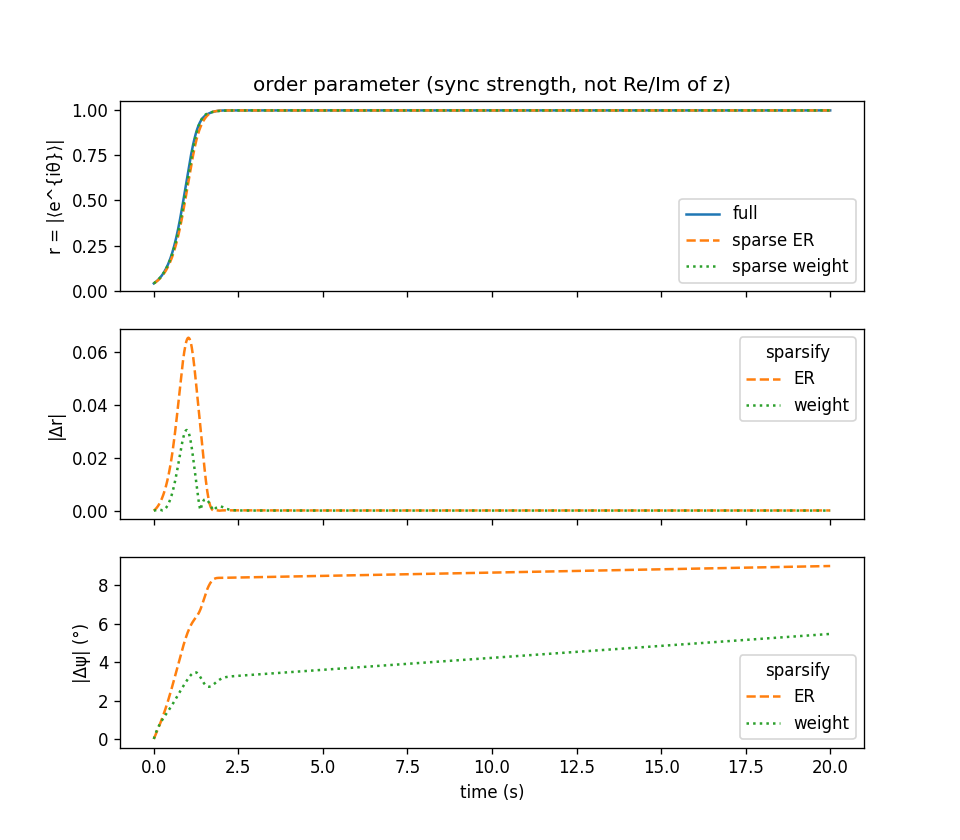

Reproduce this figure in Python.
import os

import numpy as np
from scipy.integrate import solve_ivp
import matplotlib.pyplot as plt
import networkx as nx


def fresh_seed():
    return int.from_bytes(os.urandom(8), 'big') % (2**63)

RUN_SEED = fresh_seed()
print(f'run seed: {RUN_SEED}')

N = 625
k_over_n = 0.01
K = k_over_n * N
q = 0.25


bool_plots = True

# time span
t_span = (0, 20) 
t_eval = np.linspace(0, 20, 1000)

#building different adjacency matricies:

#for the adjacency matrix: 
random_weights_std = 1.0

A_fc = np.ones((N, N)) - np.eye(N)

grid = nx.grid_2d_graph(int(np.sqrt(N)), int(np.sqrt(N)))
grid = nx.relabel_nodes(grid, {(r, c): r * int(np.sqrt(N)) + c for r in range(int(np.sqrt(N))) for c in range(int(np.sqrt(N)))})
A_square = nx.to_numpy_array(grid, dtype=int)


rng = np.random.default_rng(RUN_SEED) 
edge_density = 0.75  # fraction of possible undirected edges to keep
i, j = np.triu_indices(N, k=1)
exists = rng.random(len(i)) < edge_density #indicies of existing edges
weights = rng.lognormal(0, random_weights_std, len(i))

A_random_edges_unsymmetrized = np.zeros((N, N))
A_random_edges_unsymmetrized[i[exists], j[exists]] = 1
A_random_edges = A_random_edges_unsymmetrized + A_random_edges_unsymmetrized.T #symmetrize

A_random_edges_weights_unsymmetrized = np.zeros((N, N))
A_random_edges_weights_unsymmetrized[i[exists], j[exists]] = weights[exists]
A_random_edges_weights = A_random_edges_weights_unsymmetrized + A_random_edges_weights_unsymmetrized.T

W = rng.lognormal(0, random_weights_std, (N, N)) # mean, std, shape, lognormal is exp(normal_dist) so always positive, left heavy
W = (W + W.T) / 2; np.fill_diagonal(W, 0) # symmetrize and set diagonal to 0
A_random_weights = (np.ones((N, N)) - np.eye(N)) * W   # FC conncetivity, random strengths


A = A_random_weights  # A_fc, A_square, A_random_weights, A_random_edges, A_random_edges_weights

A_matrices_names = {
    'A_fc': A_fc,
    'A_square': A_square,
    'A_random_weights': A_random_weights,
    'A_random_edges': A_random_edges,
    'A_random_edges_weights': A_random_edges_weights,
}

A_name = next(name for name, mat in A_matrices_names.items() if mat is A)

def effective_resistance_sparsification(A, q, rng=None):
    if rng is None:
        rng = np.random.default_rng()
    N = A.shape[0]
    # L = D - A
    degree_matrix = np.diag(A.sum(1)) 
    graph_laplacian = degree_matrix - A
    graph_laplacian_psuedoinverse = np.linalg.pinv(graph_laplacian)
    effective_resistances = np.zeros((N,N))
    for i in range(N): #double for loop for now for readability, but there are more efficient ways 
        for j in range(N):
            e = np.zeros((N, 1))
            e[i, 0], e[j, 0] = 1, -1 # ei - ej
            effective_resistances[i,j] = (e.T @ graph_laplacian_psuedoinverse @ e).item() #item so its a number not a 1x1 matrix
    edge_i, edge_j = np.where(np.triu(A, 1))  # #np.triu(A, 1) keeps the upper triangle of A, excluding the diagonal
    we = A[edge_i, edge_j].astype(float) #we is the weight of the edge
    Re = we * effective_resistances[edge_i, edge_j]
    pe = Re / Re.sum() # the prob of sampling edge is the effective resistance * weight of that edge divided by the sum of the effective resistances * weights of all edges
    s = max(1, int(q * len(edge_i))) # number of edges to sampple is q times the number of edges in the original graph
    sparsified_matrix = np.zeros((N, N)) 
    for k in rng.choice(len(edge_i), s, replace=True, p=pe):
        w = we[k] / (s * pe[k]) #new weight is the old weight divided by the probability of sampling the edge and the number of edges to sample
        sparsified_matrix[edge_i[k], edge_j[k]] += w #add the new weight to the edge
        sparsified_matrix[edge_j[k], edge_i[k]] += w #undirected
    return sparsified_matrix


def weight_based_sparsification(A, q, rng=None): # only using edge weights, not effective resistance
    if rng is None:
        rng = np.random.default_rng()
    N = A.shape[0]
    edge_i, edge_j = np.where(np.triu(A, 1))
    we = A[edge_i, edge_j].astype(float)
    pe = we / we.sum()
    s = max(1, int(q * len(edge_i)))
    sparsified_matrix = np.zeros((N, N))
    for k in rng.choice(len(edge_i), s, replace=True, p=pe):
        w = we[k] / (s * pe[k])
        sparsified_matrix[edge_i[k], edge_j[k]] += w
        sparsified_matrix[edge_j[k], edge_i[k]] += w
    return sparsified_matrix


#loc is the mean, scale is the standard deviation
omega = rng.normal(loc=5.0, scale=0.5, size=N) # Intrinsic frequencies

sparsify_rng = np.random.default_rng(RUN_SEED + 1)
A_sparse_ER= effective_resistance_sparsification(A, q, sparsify_rng)
A_sparse_weight_based = weight_based_sparsification(A, q, sparsify_rng)

theta_0 = rng.uniform(0, 2*np.pi, N)           # Initial phases

def edges_from_A(A): # adjacency matrix to edges (i, j, weight), used in kuramoto_rhs instead of matmuls for speed
    """upper-triangle (i, j, weight) for undirected A."""
    ei, ej = np.where(np.triu(A, 1))
    return ei, ej, A[ei, ej].astype(float) # shape (E,), (E,), (E,) where E is the number of edges
    # for each edge that exists, return the indices of the nodes it connects and the weight of the edge


def weighted_degree(A):
    return np.maximum(A.sum(axis=1), 1e-12)


def kuramoto_rhs(t, theta, K, omega, edges, degree):
    """
    theta: (N,) phases; omega: (N,) natural frequencies.
    edges: (ei, ej, w) from edges_from_A)
    degree: (N,) weighted degree per node — normalizes coupling locally.
    """
    ei, ej, w = edges
    coupling = np.zeros(N)
    np.add.at(coupling, ei, w * np.sin(theta[ej] - theta[ei]))
    np.add.at(coupling, ej, w * np.sin(theta[ei] - theta[ej]))
    return omega + K * coupling / degree


def top_weight_edges(A, max_edges):
    """keep strongest edges so matplotlib stays responsive."""
    ei, ej, w = edges_from_A(A)
    if len(ei) <= max_edges:
        return ei, ej, w
    idx = np.argpartition(w, -max_edges)[-max_edges:]
    return ei[idx], ej[idx], w[idx]


# DOP853: higher-order RK, better for long phase integrations than RK45
solver_kw = dict(method='DOP853', rtol=1e-9, atol=1e-11)

edges_full = edges_from_A(A)
edges_ER = edges_from_A(A_sparse_ER)
edges_weight_based = edges_from_A(A_sparse_weight_based)
degree_full = weighted_degree(A)
degree_ER = weighted_degree(A_sparse_ER)
degree_weight_based= weighted_degree(A_sparse_weight_based)

def order_param_series(theta_t):
    """r(t) = |⟨e^{iθ}⟩|; z(t) is the complex order parameter (axis 0 = oscillators)."""
    z = np.mean(np.exp(1j * theta_t), axis=0)
    return np.abs(z), z


solution_full = solve_ivp(
    kuramoto_rhs, t_span, theta_0, args=(K, omega, edges_full, degree_full),
    t_eval=t_eval, **solver_kw,
)

solution_ER = solve_ivp(
    kuramoto_rhs, t_span, theta_0, args=(K, omega, edges_ER, degree_ER),
    t_eval=t_eval, **solver_kw,
)

solution_weight_based = solve_ivp(
    kuramoto_rhs, t_span, theta_0, args=(K, omega, edges_weight_based, degree_weight_based),
    t_eval=t_eval, **solver_kw,
)

sol_full = solution_full.y
sol_ER = solution_ER.y
sol_weight_based = solution_weight_based.y

r_full, z = order_param_series(sol_full)
r_sparse, z_sparse = order_param_series(sol_ER)
r_sparse_weight_based, z_sparse_weight_based = order_param_series(sol_weight_based)

err_r_ER = np.abs(r_full - r_sparse)
err_psi_ER = np.degrees(np.abs(np.angle(z * np.conj(z_sparse))))
err_r_weight = np.abs(r_full - r_sparse_weight_based)
err_psi_weight = np.degrees(np.abs(np.angle(z * np.conj(z_sparse_weight_based))))

if __name__ == "__main__" and bool_plots:
    plot_style = {
        'full': dict(color='C0', linestyle='-'),
        'ER': dict(color='C1', linestyle='--'),
        'weight': dict(color='C2', linestyle=':'),
    }
    fig, (ax_r, ax_dr, ax_dpsi) = plt.subplots(3, 1, figsize=(8, 7), sharex=True)

    ax_r.plot(t_eval, r_full, label='full', **plot_style['full'])
    ax_r.plot(t_eval, r_sparse, label='sparse ER', **plot_style['ER'])
    ax_r.plot(t_eval, r_sparse_weight_based, label='sparse weight', **plot_style['weight'])
    ax_r.set_ylabel('r = |⟨e^{iθ}⟩|')
    ax_r.set_ylim(0, 1.05)
    ax_r.legend()
    ax_r.set_title('order parameter (sync strength, not Re/Im of z)')

    ax_dr.plot(t_eval, err_r_ER, label='ER', **plot_style['ER'])
    ax_dr.plot(t_eval, err_r_weight, label='weight', **plot_style['weight'])
    ax_dr.set_ylabel('|Δr|')
    ax_dr.legend(title='sparsify')

    ax_dpsi.plot(t_eval, err_psi_ER, label='ER', **plot_style['ER'])
    ax_dpsi.plot(t_eval, err_psi_weight, label='weight', **plot_style['weight'])
    ax_dpsi.set_ylabel('|Δψ| (°)')
    ax_dpsi.set_xlabel('time (s)')
    ax_dpsi.legend(title='sparsify')

    plt.savefig('kuramoto.png', dpi=120)
    fig.tight_layout()
    plt.show()
